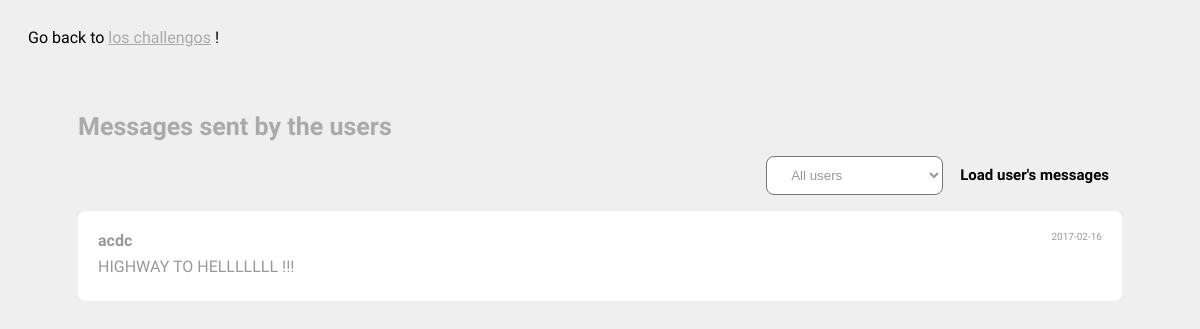
The page /challenges/chal08.php?author=acdc on the database its author committed.
### tables this page shows
CREATE TABLE msg (
	text TEXT,
	author varchar(30),
	date DATE
);

### challenges/chal08.php (the view, shortened to what this page needs)
<?php
$dbms = 'mysql';
$host = 'localhost';
$dbName = 'chal08DB';
$username = 'chal08';
$password = 'chal08';
try {
	$db = new PDO("$dbms:host=$host;dbname=$dbName;charset=utf8", $username, $password);
} catch (PDOException $e) {
	echo "Connection failed : " . $e->getMessage();
}
$author = $_GET['author'];
$pattern = '/(\s|\x0a)/i';
if(preg_match($pattern, $author)){
	$errorMsg = "You has no rights to use these !";
} else {
	$msgSet = $db->query("SELECT * FROM msg WHERE author LIKE '%" . $author  . "%' ORDER BY date DESC;");
	if (!$msgSet) {
		$errorMsg = "Why would you show backend errors ?!";
	} else {
		$msg = $msgSet->fetchAll();
	}
}
?>
<HTML>
<link rel="stylesheet" href="style.css" type="text/css" >
<link rel="stylesheet" href="http://maxcdn.bootstrapcdn.com/font-awesome/4.3.0/css/font-awesome.min.css">
<BODY>
<div>Go back to <a href="./chals.php">los challengos</a> !</div>
<div style="padding:50px 50px">
	<div class="logo">Messages sent by the users</div>
	<div style="text-align: right">
		<form method="get">
			<select class='login-group' name='author'>
				<option value=''>All users</option>
			</select>
			<input class="btn" type="submit" value="Load user's messages" />
		</form>
	</div>
<?php
if ($msg) {
	echo '<div class="login-group">';
	$i = 0;
	foreach ($msg as $m) {
		$i++;
		if ($i == count($msg))
			echo '<div>';
		else
			echo '<div class="msg-group">';
		echo	'<div class="author">' . $m['author'] . '</div>';
		echo	'<div class="date">' .  $m['date'] . '</div>';
		echo 	'<div class="msg">' . $m['text'] . '</div>';
		echo '</div>';
	}
	echo '</div>';
} else {
	if (!$errorMsg)
		$errorMsg = 'There are no messages...';
}
?>
</div>
</BODY>
</HTML>

### challenges/style.css (style rules this page uses)
html, body { background: #efefef; padding: 10px; font-family: 'Varela Round'; }
.author { padding: 10px 0 0 0; float: left; font-weight: bold; }
.date { padding: 10px 0 0 0; font-size: 10px; text-align: right; }
.msg { padding: 15px 0; }
.btn { display:inline-block;padding:6px 12px;margin-bottom:0;font-size:14px;font-weight:400;line-height:1.42857143;text-align:center;white-space:nowrap;vertical-align:middle;-ms-touch-action:manipulation;touch-action:manipulation;cursor:pointer;-webkit-user-select:none;-moz-user-select:none;-ms-user-select:none;user-select:none;background-image:none;border:1px solid transparent;border-radius:4px }
a { color: #aaaaaa; transition: all ease-in-out 200ms; }
.login-group { background: #ffffff; color: #999999; border-radius: 8px; padding: 10px 20px; }
input[type=submit] { font-family: 'Varela Round'; font-size: 15px; font-weight: bold; }
.logo { padding: 15px 0; font-size: 25px; color: #aaaaaa; font-weight: bold; }

### rows shown on the page
msg: author "acdc", date "2017-02-16", text "HIGHWAY TO HELLLLLLL !!!"
